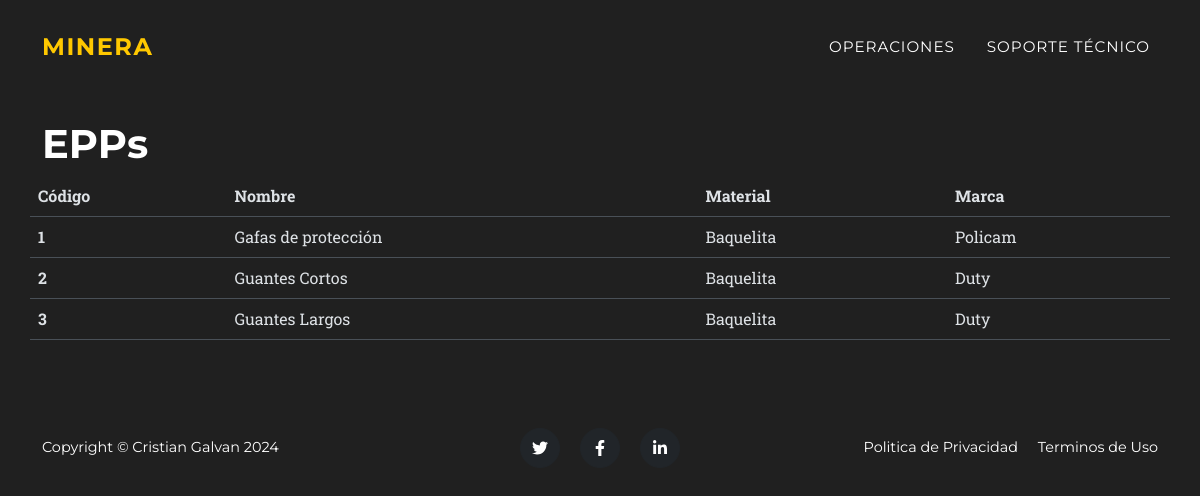
Page /epps/ on the committed database.
### app1/models.py (models this page shows, shortened)
class epp(models.Model):
    nombre_epp = models.CharField(max_length=40, null=False, blank=True, default=0, verbose_name='Nombre del EPP')
    material = models.ForeignKey(material_de_epp, on_delete=models.SET_NULL, blank=True, null=True, verbose_name='Material')
    marca = models.CharField(max_length=40, null=True, blank=True, verbose_name='Marca')
    stock = models.IntegerField(default=0, verbose_name='Stock')
    class Meta:
        db_table = 'epp'
        verbose_name = 'Elemento de Protección Personal'
        verbose_name_plural = 'Elementos de Protección Personal'

class material_de_epp(models.Model):
    nombre_material = models.CharField(max_length=50, null=False, verbose_name='Nombre Material')
    def __str__(self):
        return '%s '%(self.nombre_material)
    class Meta:
        db_table = 'material'
        verbose_name = 'Material'
        verbose_name_plural = 'Materiales'

### app1/views.py (the view)
# urls.py: path('epps/',views.epps, name='epps'),
def epps(request):
    e = epp.objects.all()
    lista={'epps':e}
    return render(request, 'epps.html',lista)

### app1/templates/epps.html (shortened to what this page needs)
{% extends "padre.html" %}
{% load static %}
{% block content %}
<br><br><br>
<div class="py-5">
  <div class="container">
    <div class="row align-items-center">
      <h1>EPPs</h1>
      <table class="table">
        <thead>
        <tr>
            <th scope="col">Código</th>
            <th scope="col">Nombre</th>
            <th scope="col">Material</th>
            <th scope="col">Marca</th>
        </tr>
        </thead>
        <tbody>
        {% for e in epps %}
        <tr>
            <th scope="row">{{e.id}}</th>
            <td>{{e.nombre_epp}}</td>
            <td>{{e.material}}</td>
            <td>{{e.marca}}</td>
        </tr>
        {% endfor %}
        </tbody>
    </table>
    </div>
  </div>
</div>
{% endblock %}

### app1/static/css/estilos.css (style rules this page uses)
body { color: rgb(255, 255, 255); background-color: rgb(32, 32, 32); }

### rows in the picture
epp: id "1", nombre_epp "Gafas de protección", material "Baquelita", marca "Policam"
epp: id "2", nombre_epp "Guantes Cortos", material "Baquelita", marca "Duty"
epp: id "3", nombre_epp "Guantes Largos", material "Baquelita", marca "Duty"
